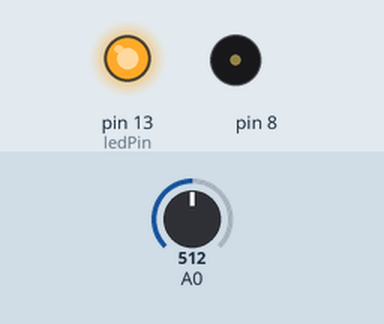
Bench run of a sketch on a simulated Arduino Uno, built with avr-gcc and run on an emulated ATmega328P. On the bench: output pins drawn as LEDs (lit = HIGH), buzzer (waves = sounding). The test bench sets the inputs (shaded band); at power-on: A0 = 512.

Above: at 0.1 s.
At 5.1 s:
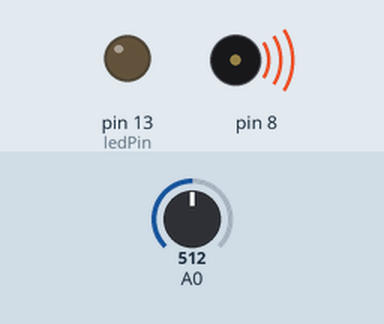
Timing chart, 0 to 6.6 s (numbered marks = the images above):
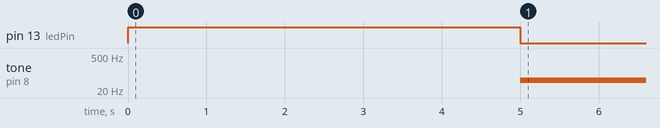

Measured:
- by itself, tone on pin 8: silent → 50 Hz at 5.0 s

The sketch:

pr06_theremin.ino
```cpp
int valorfoto;
int sensorbajo =1023;
int sensoralto =0;

const int ledPin =13;


void setup() {

  pinMode (ledPin, OUTPUT);
  digitalWrite (ledPin, HIGH);

  while (millis()<5000){

    valorfoto = analogRead(A0);

    if ( valorfoto > sensorbajo){
      sensoralto = valorfoto;
    }
    if (valorfoto < sensorbajo){
      sensorbajo = valorfoto;
    }
  }
digitalWrite (ledPin, LOW);
}

void loop() {

  valorfoto = analogRead(A0);

  int pitch = map(valorfoto, sensorbajo, sensoralto, 50, 4000);

  tone(8, pitch, 20);
  delay (5);

}
```
